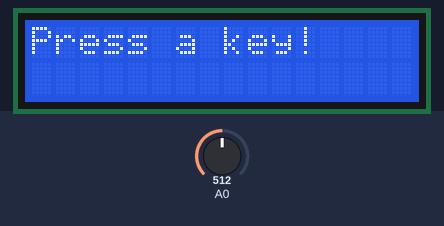
Bench run of a sketch on a simulated Arduino Uno, built with avr-gcc and run on an emulated ATmega328P. On the bench: 16×2 character LCD. The inputs (shaded band) are chosen by the test bench; at power-on: A0 = 512.

Above: at 1.2 s.
1.3 s: A0 set to 716
At 2.0 s:
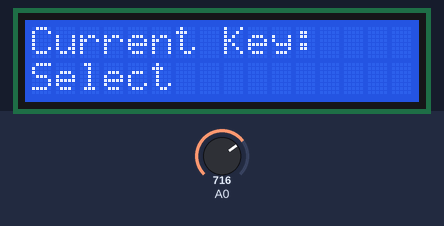
2.8 s: A0 set to 779
4.3 s: A0 set to 801
At 5.2 s:
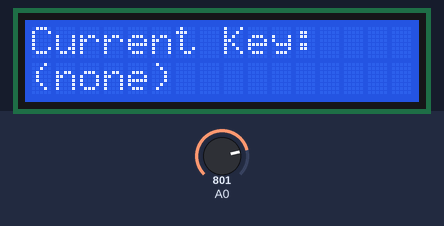
5.8 s: A0 set to 511
At 6.3 s:
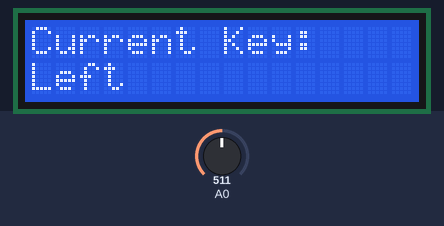
7.3 s: A0 set to 900
At 8.5 s:
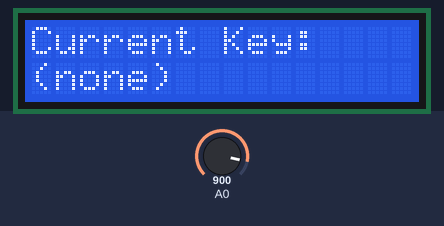
8.8 s: A0 set to 306
At 9.9 s:
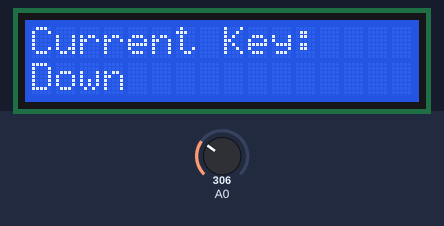
Timing chart, 0 to 11.3 s (numbered marks = the images above; inputs shaded):
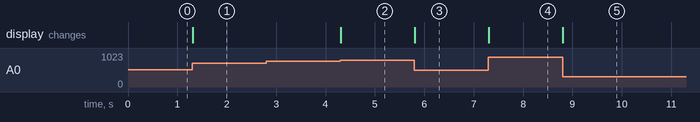

Measured:
- the behaviour switches between 789 and 790 on A0 (found by bisection; images 1 and 2)
- after the input at 1.3 s, the display: changes at once (image 1)
- after the input at 2.8 s, every drawn part: stays the same
- after the input at 4.3 s, the display: changes at once (image 2)
- after the input at 5.8 s, the display: changes at once (image 3)
- after the input at 7.3 s, the display: changes at once (image 4)
- after the input at 8.8 s, the display: changes at once (image 5)

The sketch:

SainSmartLCD-Demo.ino
```cpp
/*
Sainsmart LCD Shield for Arduino
Key Grab v0.2
Written by jacky

www.sainsmart.com

Displays the currently pressed key on the LCD screen.

Key Codes (in left-to-right order):
*/

const int KEY_NONE = 0;
const int KEY_Select = 1;
const int KEY_Left = 2;
const int KEY_Up = 3;
const int KEY_Down = 4;
const int KEY_Right = 5;

#include <LiquidCrystal.h>
#include <DFR_Key.h>

//Pin assignments for SainSmart LCD Keypad Shield
LiquidCrystal lcd(8, 9, 4, 5, 6, 7);
//---------------------------------------------

DFR_Key keypad;

void setup()
{
  //Serial.begin(9600);
  lcd.begin(16, 2);
  lcd.clear();
  lcd.setCursor(0, 0);
  lcd.print("Press a key!");

  /*
  OPTIONAL
  keypad.setRate(x);
  Sets the sample rate at once every x milliseconds.
  Default: 10ms
  */
  keypad.setRate(10);

}

void loop()
{
  int key = nextKeypadKey();

  lcd.clear();
  lcd.setCursor(0, 0);
  lcd.print("Current Key:");
  lcd.setCursor(0, 1);
  if (key == KEY_NONE) {
    lcd.print("(none)");
  } else if (key == KEY_Select) {
    lcd.print("Select");
  } else if (key == KEY_Left) {
    lcd.print("Left");
  } else if (key == KEY_Up) {
    lcd.print("Up");
  } else if (key == KEY_Down) {
    lcd.print("Down");
  } else if (key == KEY_Right) {
    lcd.print("Right");
  }
}


//
// Code for reading and debouncing the keypad
//
int lastKey = 0;
int lastKeyUpTime = millis();
int nextKeypadKey() {
  while (1) {
    // keypad.getKey() grabs the current key.
    // Returns a non-zero integer corresponding to the pressed key, OR
    // Returns 0 for no keys pressed, OR
    // Returns -1 (sample wait) when no key is available to be sampled.
    int currKey = keypad.getKey();
    if (currKey == -1) {
      // There is no key available to be sampled
      continue;
    }
    if (currKey == lastKey) {
      // No change since last time
      continue;
    }

    if (currKey == 0 && lastKey != 0) {
      // Transition from key-down to no-key
      lastKey = 0;
      lastKeyUpTime = millis();
      return 0;
    }

    // Do some de-bouncing.  Don't allow a key-down sooner than 100ms after key-up
    if (currKey > 0 && lastKey == 0 && ((millis()-lastKeyUpTime) > 100)) {
      // Transition from no-key to a key
      lastKey = currKey;
      return currKey;
    }
  }
}
```
